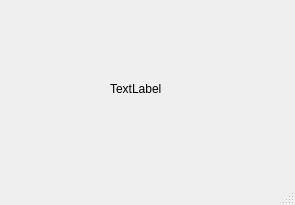
<?xml version="1.0" encoding="UTF-8"?>
<ui version="4.0">
 <class>MainWindow2</class>
 <widget class="QMainWindow" name="MainWindow2">
  <property name="geometry">
   <rect>
    <x>0</x>
    <y>0</y>
    <width>295</width>
    <height>205</height>
   </rect>
  </property>
  <property name="windowTitle">
   <string>MainWindow</string>
  </property>
  <widget class="QWidget" name="centralwidget">
   <widget class="QLabel" name="label">
    <property name="geometry">
     <rect>
      <x>110</x>
      <y>80</y>
      <width>67</width>
      <height>17</height>
     </rect>
    </property>
    <property name="text">
     <string>TextLabel</string>
    </property>
   </widget>
  </widget>
  <widget class="QMenuBar" name="menubar">
   <property name="geometry">
    <rect>
     <x>0</x>
     <y>0</y>
     <width>295</width>
     <height>22</height>
    </rect>
   </property>
  </widget>
  <widget class="QStatusBar" name="statusbar"/>
 </widget>
 <resources/>
 <connections/>
</ui>
